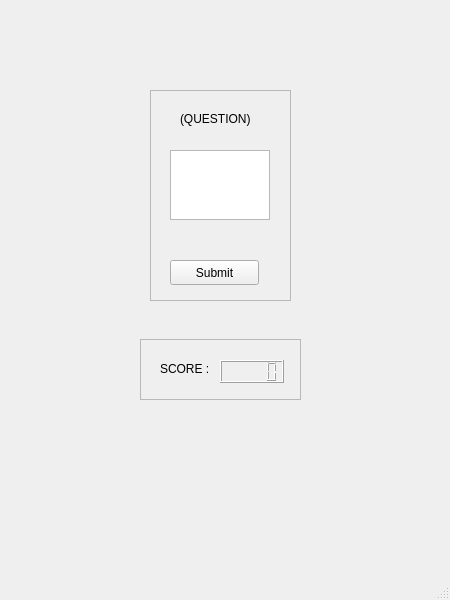
<?xml version="1.0" encoding="UTF-8"?>
<ui version="4.0">
 <class>MainWindow</class>
 <widget class="QMainWindow" name="MainWindow">
  <property name="geometry">
   <rect>
    <x>0</x>
    <y>0</y>
    <width>450</width>
    <height>600</height>
   </rect>
  </property>
  <property name="windowTitle">
   <string>MainWindow</string>
  </property>
  <widget class="QWidget" name="centralwidget">
   <widget class="QLabel" name="label">
    <property name="geometry">
     <rect>
      <x>180</x>
      <y>110</y>
      <width>90</width>
      <height>17</height>
     </rect>
    </property>
    <property name="text">
     <string>(QUESTION)</string>
    </property>
   </widget>
   <widget class="QPlainTextEdit" name="plainTextEdit">
    <property name="geometry">
     <rect>
      <x>170</x>
      <y>150</y>
      <width>100</width>
      <height>70</height>
     </rect>
    </property>
   </widget>
   <widget class="QLabel" name="label_2">
    <property name="geometry">
     <rect>
      <x>160</x>
      <y>360</y>
      <width>67</width>
      <height>17</height>
     </rect>
    </property>
    <property name="text">
     <string>SCORE : </string>
    </property>
   </widget>
   <widget class="QLCDNumber" name="lcdNumber">
    <property name="geometry">
     <rect>
      <x>220</x>
      <y>360</y>
      <width>64</width>
      <height>23</height>
     </rect>
    </property>
   </widget>
   <widget class="QPushButton" name="pushButton">
    <property name="geometry">
     <rect>
      <x>170</x>
      <y>260</y>
      <width>89</width>
      <height>25</height>
     </rect>
    </property>
    <property name="text">
     <string>Submit</string>
    </property>
   </widget>
   <widget class="QFrame" name="frame">
    <property name="geometry">
     <rect>
      <x>150</x>
      <y>90</y>
      <width>141</width>
      <height>211</height>
     </rect>
    </property>
    <property name="frameShape">
     <enum>QFrame::StyledPanel</enum>
    </property>
    <property name="frameShadow">
     <enum>QFrame::Raised</enum>
    </property>
   </widget>
   <widget class="QFrame" name="frame_2">
    <property name="geometry">
     <rect>
      <x>140</x>
      <y>339</y>
      <width>161</width>
      <height>61</height>
     </rect>
    </property>
    <property name="frameShape">
     <enum>QFrame::StyledPanel</enum>
    </property>
    <property name="frameShadow">
     <enum>QFrame::Raised</enum>
    </property>
   </widget>
  </widget>
  <widget class="QMenuBar" name="menubar">
   <property name="geometry">
    <rect>
     <x>0</x>
     <y>0</y>
     <width>450</width>
     <height>22</height>
    </rect>
   </property>
  </widget>
  <widget class="QStatusBar" name="statusbar"/>
 </widget>
 <resources/>
 <connections/>
</ui>
